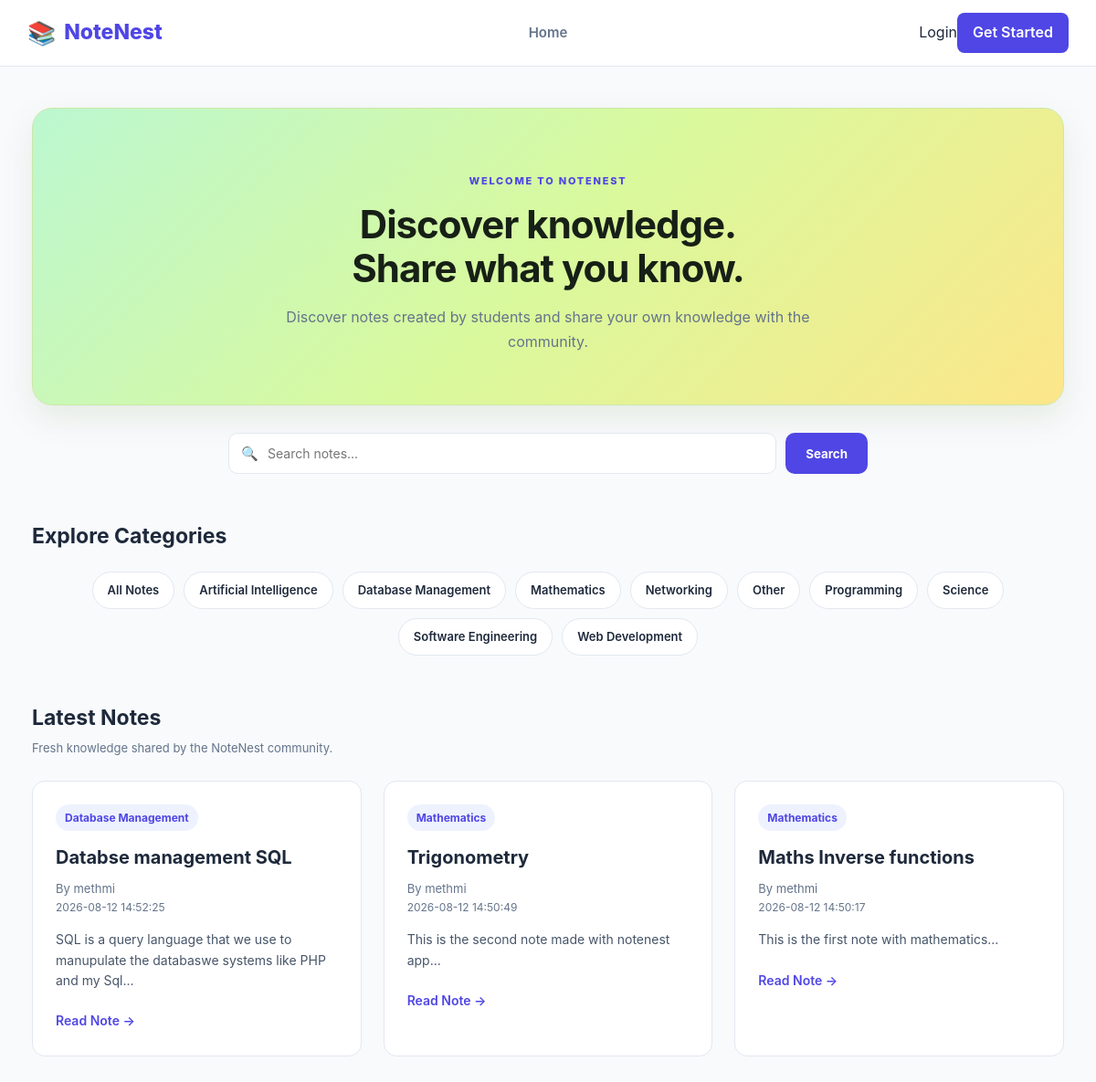
The page / on the database its author committed.
### tables this page shows
CREATE TABLE `category` (
  `id` int(11) NOT NULL,
  `name` varchar(100) NOT NULL,
  `description` text DEFAULT NULL
);

CREATE TABLE `blogpost` (
  `id` int(11) NOT NULL,
  `user_id` int(11) NOT NULL,
  `category_id` int(11) NOT NULL,
  `title` varchar(255) NOT NULL,
  `content` text NOT NULL,
  `created_at` datetime DEFAULT current_timestamp(),
  `updated_at` datetime DEFAULT current_timestamp() ON UPDATE current_timestamp()
);

CREATE TABLE `user` (
  `id` int(11) NOT NULL,
  `username` varchar(50) NOT NULL,
  `email` varchar(100) NOT NULL,
  `password` varchar(255) NOT NULL,
  `role` varchar(20) NOT NULL DEFAULT 'user'
);

### index.php (the view, shortened to what this page needs)
<?php
require_once "config/database.php";
require_once "includes/header.php";
$search = isset($_GET["search"]) ? trim($_GET["search"]) : "";
$sql = "SELECT
            blogpost.id,
            blogpost.title,
            blogpost.content,
            blogpost.created_at,
            user.username,
            category.name AS category_name
        FROM blogpost
        JOIN user ON blogpost.user_id = user.id
        JOIN category ON blogpost.category_id = category.id
        WHERE 1=1";
$sql .= " ORDER BY blogpost.created_at DESC";
$stmt = mysqli_prepare($conn, $sql);
mysqli_stmt_execute($stmt);
$result = mysqli_stmt_get_result($stmt);
$categoryResult = mysqli_query(
    $conn,
    "SELECT id, name FROM category ORDER BY name"
);
?>
<main class="home-page">
    <section class="home-hero">
        <div class="hero-content">
            <span class="hero-label">
                WELCOME TO NOTENEST
            </span>
            <h1>
                Discover knowledge.<br>
                Share what you know.
            </h1>
            <p>
                Discover notes created by students and
                share your own knowledge with the community.
            </p>
        </div>
    </section>
    <section class="search-section">
        <form method="GET" class="search-form">
            <div class="search-input-wrapper">
                <span class="search-icon">
                    🔍
                </span>
                <input
                    type="text"
                    name="search"
                    placeholder="Search notes..."
                    value="<?php echo htmlspecialchars($search); ?>"
                >
            </div>
            <button type="submit">
                Search
            </button>
        </form>
    </section>
    <section class="categories-section">
        <div class="section-heading">
            <h2>
                Explore Categories
            </h2>
        </div>
        <div class="categories">
            <a href="index.php">
                All Notes
            </a>
            <?php while ($category = mysqli_fetch_assoc($categoryResult)): ?>
                <a
                    href="index.php?category=<?php echo $category["id"]; ?>"
                >
                    <?php echo htmlspecialchars($category["name"]); ?>
                </a>
            <?php endwhile; ?>
        </div>
    </section>
    <section class="latest-section">
        <div class="section-heading">
            <div>
                <h2>
                    Latest Notes
                </h2>
                <p>
                    Fresh knowledge shared by the NoteNest community.
                </p>
            </div>
        </div>
        <div class="note-grid">
            <?php if (mysqli_num_rows($result) > 0): ?>
                <?php while ($blog = mysqli_fetch_assoc($result)): ?>
                    <article class="note-card">
                        <span class="category">
                            <?php echo htmlspecialchars($blog["category_name"]); ?>
                        </span>
                        <h3>
                            <?php echo htmlspecialchars($blog["title"]); ?>
                        </h3>
                        <p class="author">
                            By <?php echo htmlspecialchars($blog["username"]); ?>
                        </p>
                        <p class="date">
                            <?php echo htmlspecialchars($blog["created_at"]); ?>
                        </p>
                        <p class="preview">
                            <?php
                            echo htmlspecialchars(
                                substr($blog["content"], 0, 150)
                            );
                            ?>...
                        </p>
                        <a
                            class="read-more"
                            href="blogs/view.php?id=<?php echo $blog["id"]; ?>"
                        >
                            Read Note →
                        </a>
                    </article>
                <?php endwhile; ?>
            <?php endif; ?>
        </div>
    </section>
</main>
<?php require_once "includes/footer.php"; ?>

### includes/header.php (shortened to what this page needs)
<!DOCTYPE html>
<html lang="en">
<head>
    <link
        rel="stylesheet"
        href="<?php echo BASE_URL; ?>/css/style.css"
    >
</head>
<body>
<header class="site-header">
    <nav class="navbar">
        <div class="nav-left">
            <a
                href="<?php echo BASE_URL; ?>/index.php"
                class="logo"
            >
                <span class="logo-icon">📚</span>
                <span>NoteNest</span>
            </a>
        </div>
        <div class="nav-center">
            <a href="<?php echo BASE_URL; ?>/index.php">
                Home
            </a>
        </div>
        <div class="nav-right">
            <?php if (isset($_SESSION["user_id"])): ?>
                <div class="profile-dropdown">
                    <button
                        class="profile-button"
                        id="profileButton"
                        type="button"
                    >
                        <span class="avatar">
                            <?php
                            echo strtoupper(
                                substr(
                                    $_SESSION["username"],
                                    0,
                                    1
                                )
                            );
                            ?>
                        </span>
                        <span class="profile-name">
                            <?php
                            echo htmlspecialchars(
                                $_SESSION["username"]
                            );
                            ?>
                        </span>
                        <span class="dropdown-arrow">
                            ▾
                        </span>
                    </button>
                    <div
                        class="dropdown-menu"
                        id="profileMenu"
                    >
                        <a href="<?php echo BASE_URL; ?>/index.php">
                            🏠 Home
                        </a>
                        <a href="<?php echo BASE_URL; ?>/blogs/create.php">
                            ✏️ Create Note
                        </a>
                        <div class="dropdown-divider"></div>
                        <a
                            href="<?php echo BASE_URL; ?>/auth/logout.php"
                            class="dropdown-logout"
                        >
                            🚪 Logout
                        </a>
                    </div>
                </div>
            <?php else: ?>
                <a
                    href="<?php echo BASE_URL; ?>/auth/login.php"
                    class="login-link"
                >
                    Login
                </a>
                <a
                    href="<?php echo BASE_URL; ?>/auth/register.php"
                    class="register-btn"
                >
                    Get Started
                </a>
            <?php endif; ?>
        </div>
    </nav>
</header>

### rows shown on the page
category: name "Artificial Intelligence"
category: name "Database Management"
category: name "Mathematics"
category: name "Networking"
category: name "Other"
category: name "Programming"
category: name "Science"
category: name "Software Engineering"
category: name "Web Development"
blogpost: category.name "Database Management", title "Databse management SQL", user.username "methmi", created_at "2026-08-12 14:52:25", content "SQL is a query language that we use to manupulate the databaswe systems like PHP and my Sql"
blogpost: category.name "Mathematics", title "Trigonometry", user.username "methmi", created_at "2026-08-12 14:50:49", content "This is the second note made with notenest app"
blogpost: category.name "Mathematics", title "Maths Inverse functions", user.username "methmi", created_at "2026-08-12 14:50:17", content "This is the first note with mathematics"
